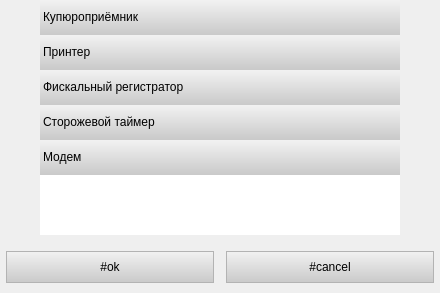
<?xml version="1.0" encoding="UTF-8"?>
<ui version="4.0">
 <class>frmHardwareWindow</class>
 <widget class="QWidget" name="frmHardwareWindow">
  <property name="geometry">
   <rect>
    <x>0</x>
    <y>0</y>
    <width>436</width>
    <height>293</height>
   </rect>
  </property>
  <property name="windowTitle">
   <string notr="true"/>
  </property>
  <property name="styleSheet">
   <string notr="true">/* Кнопки поиска и добавления устройства */
QPushButton
{
	border: 1px solid #B3B3B3;
	padding: 8px;
	width: 190px;
	color: black;
	background-color: qlineargradient(spread:pad, x1:0, y1:0, x2:0, y2:1, stop:0 #F2F2F2, stop:1 #C9C9C9);
}

QPushButton:pressed
{
	color: black;
	background-color: qlineargradient(spread:pad, x1:0, y1:0, x2:0, y2:1, stop:0 #C9C9C9, stop:1 #F2F2F2);
}

QPushButton:disabled
{
	color: grey;
	background-color: #C9C9C9;
}

/* Список типов устройств */
QListWidget
{
	border: none;
	min-width: 360 px;
}

QListWidget::item
{
	border: none;
	height: 35px;
	color: black;
	background-color: qlineargradient(spread:pad, x1:0, y1:0, x2:0, y2:1, stop:0 #F2F2F2, stop:1 #C9C9C9);
}

QListView::item:selected
{
	background-color: qlineargradient(spread:pad, x1:0, y1:0, x2:0, y2:1, stop:0 #6B90B3, stop:1 #E1F3FA);
}</string>
  </property>
  <layout class="QVBoxLayout" name="verticalLayout_2">
   <property name="spacing">
    <number>0</number>
   </property>
   <property name="margin">
    <number>0</number>
   </property>
   <item>
    <widget class="QStackedWidget" name="stackedWidget">
     <property name="currentIndex">
      <number>1</number>
     </property>
     <widget class="QWidget" name="wAllDevicesPage">
      <layout class="QVBoxLayout" name="verticalLayout_7">
       <item>
        <layout class="QVBoxLayout" name="verticalLayout_6">
         <item>
          <layout class="QVBoxLayout" name="verticalLayout">
           <item>
            <layout class="QHBoxLayout" name="horizontalLayout_2">
             <item>
              <widget class="QPushButton" name="btnDetect">
               <property name="text">
                <string>#detect</string>
               </property>
              </widget>
             </item>
             <item>
              <widget class="QPushButton" name="btnAdd">
               <property name="text">
                <string>#add_slot</string>
               </property>
              </widget>
             </item>
            </layout>
           </item>
           <item>
            <layout class="QHBoxLayout" name="horizontalLayout_4">
             <item>
              <widget class="QCheckBox" name="cbQuickDeviceSearch">
               <property name="text">
                <string>#use_quick_device_detect</string>
               </property>
               <property name="checked">
                <bool>true</bool>
               </property>
              </widget>
             </item>
             <item>
              <spacer name="horizontalSpacer_5">
               <property name="orientation">
                <enum>Qt::Horizontal</enum>
               </property>
               <property name="sizeHint" stdset="0">
                <size>
                 <width>40</width>
                 <height>20</height>
                </size>
               </property>
              </spacer>
             </item>
            </layout>
           </item>
          </layout>
         </item>
        </layout>
       </item>
       <item>
        <spacer name="verticalSpacer">
         <property name="orientation">
          <enum>Qt::Vertical</enum>
         </property>
         <property name="sizeType">
          <enum>QSizePolicy::Fixed</enum>
         </property>
         <property name="sizeHint" stdset="0">
          <size>
           <width>20</width>
           <height>10</height>
          </size>
         </property>
        </spacer>
       </item>
       <item>
        <widget class="QScrollArea" name="scrollArea">
         <property name="frameShape">
          <enum>QFrame::NoFrame</enum>
         </property>
         <property name="verticalScrollBarPolicy">
          <enum>Qt::ScrollBarAsNeeded</enum>
         </property>
         <property name="widgetResizable">
          <bool>true</bool>
         </property>
         <widget class="QWidget" name="scrollAreaWidgetContents">
          <property name="geometry">
           <rect>
            <x>0</x>
            <y>0</y>
            <width>418</width>
            <height>188</height>
           </rect>
          </property>
          <layout class="QVBoxLayout" name="verticalLayout_4">
           <property name="spacing">
            <number>0</number>
           </property>
           <property name="margin">
            <number>0</number>
           </property>
           <item>
            <widget class="QWidget" name="slotsWidget" native="true">
             <property name="sizePolicy">
              <sizepolicy hsizetype="Preferred" vsizetype="Expanding">
               <horstretch>0</horstretch>
               <verstretch>0</verstretch>
              </sizepolicy>
             </property>
             <zorder>checkBox</zorder>
             <zorder>cbQuickDeviceSearch</zorder>
             <zorder>horizontalSpacer_5</zorder>
             <zorder>cbQuickDeviceSearch</zorder>
             <zorder>btnDetect</zorder>
             <zorder>btnAdd</zorder>
             <zorder>verticalSpacer_5</zorder>
            </widget>
           </item>
          </layout>
         </widget>
        </widget>
       </item>
      </layout>
     </widget>
     <widget class="QWidget" name="wSelectTypePage">
      <layout class="QVBoxLayout" name="verticalLayout_3">
       <property name="margin">
        <number>0</number>
       </property>
       <item>
        <layout class="QHBoxLayout" name="horizontalLayout_3">
         <item>
          <spacer name="horizontalSpacer_4">
           <property name="orientation">
            <enum>Qt::Horizontal</enum>
           </property>
           <property name="sizeHint" stdset="0">
            <size>
             <width>40</width>
             <height>20</height>
            </size>
           </property>
          </spacer>
         </item>
         <item>
          <layout class="QVBoxLayout" name="verticalLayout_5">
           <item>
            <widget class="QListWidget" name="lwTypes">
             <property name="enabled">
              <bool>true</bool>
             </property>
             <property name="sizePolicy">
              <sizepolicy hsizetype="Expanding" vsizetype="Expanding">
               <horstretch>0</horstretch>
               <verstretch>0</verstretch>
              </sizepolicy>
             </property>
             <item>
              <property name="text">
               <string notr="true">Купюроприёмник</string>
              </property>
             </item>
             <item>
              <property name="text">
               <string notr="true">Принтер</string>
              </property>
             </item>
             <item>
              <property name="text">
               <string notr="true">Фискальный регистратор</string>
              </property>
             </item>
             <item>
              <property name="text">
               <string notr="true">Сторожевой таймер</string>
              </property>
             </item>
             <item>
              <property name="text">
               <string notr="true">Модем</string>
              </property>
             </item>
            </widget>
           </item>
           <item>
            <spacer name="verticalSpacer_4">
             <property name="orientation">
              <enum>Qt::Vertical</enum>
             </property>
             <property name="sizeType">
              <enum>QSizePolicy::Fixed</enum>
             </property>
             <property name="sizeHint" stdset="0">
              <size>
               <width>20</width>
               <height>10</height>
              </size>
             </property>
            </spacer>
           </item>
          </layout>
         </item>
         <item>
          <spacer name="horizontalSpacer_3">
           <property name="orientation">
            <enum>Qt::Horizontal</enum>
           </property>
           <property name="sizeHint" stdset="0">
            <size>
             <width>40</width>
             <height>20</height>
            </size>
           </property>
          </spacer>
         </item>
        </layout>
       </item>
       <item>
        <layout class="QHBoxLayout" name="horizontalLayout">
         <item>
          <widget class="QPushButton" name="btnOk">
           <property name="sizePolicy">
            <sizepolicy hsizetype="Maximum" vsizetype="Fixed">
             <horstretch>0</horstretch>
             <verstretch>0</verstretch>
            </sizepolicy>
           </property>
           <property name="text">
            <string>#ok</string>
           </property>
          </widget>
         </item>
         <item>
          <widget class="QPushButton" name="btnCancel">
           <property name="sizePolicy">
            <sizepolicy hsizetype="Maximum" vsizetype="Fixed">
             <horstretch>0</horstretch>
             <verstretch>0</verstretch>
            </sizepolicy>
           </property>
           <property name="text">
            <string>#cancel</string>
           </property>
          </widget>
         </item>
        </layout>
       </item>
       <item>
        <spacer name="verticalSpacer_2">
         <property name="orientation">
          <enum>Qt::Vertical</enum>
         </property>
         <property name="sizeType">
          <enum>QSizePolicy::Fixed</enum>
         </property>
         <property name="sizeHint" stdset="0">
          <size>
           <width>20</width>
           <height>10</height>
          </size>
         </property>
        </spacer>
       </item>
      </layout>
     </widget>
    </widget>
   </item>
  </layout>
 </widget>
 <resources>
  <include location="../Resources/Resources.qrc"/>
 </resources>
 <connections/>
</ui>
